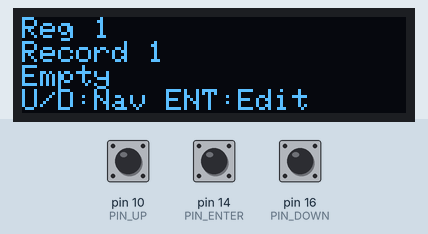
Simulated run of this sketch. Board: Arduino Leonardo, built with avr-gcc and run on an emulated ATmega32U4. Parts: 128×32 one-colour display. The test bench sets the inputs (shaded band); at power-on: pin 14 (PIN_ENTER) HIGH, pin 10 (PIN_UP) HIGH, pin 16 (PIN_DOWN) HIGH. Random numbers use the default seed unless the sketch sets one; EEPROM starts erased; USB keyboard and mouse output is not drawn; what the sketch prints to the serial monitor is not drawn.

Above: at 5.4 s.
5.5 s: pin 14 (PIN_ENTER) pulled LOW for 0.15 s
At 6.2 s:
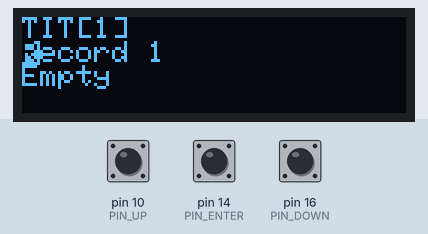
7.2 s: pin 10 (PIN_UP) pulled LOW for 1 s
At 9.3 s:
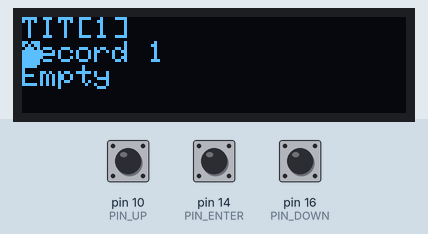
9.7 s: pin 16 (PIN_DOWN) pulled LOW for 3.2 s
At 14.1 s:
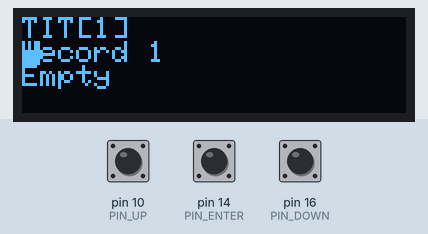
14.4 s: pin 16 (PIN_DOWN) pulled LOW for 1 s
At 16.0 s:
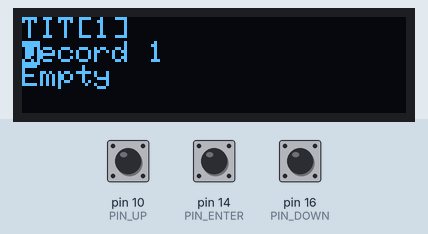
16.9 s: pin 10 (PIN_UP) pulled LOW for 3.2 s
At 17.49 s:
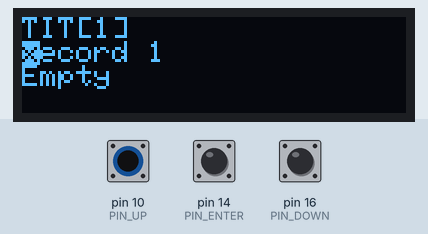
21.6 s: pin 16 (PIN_DOWN) pulled LOW for 0.15 s
At 23.1 s:
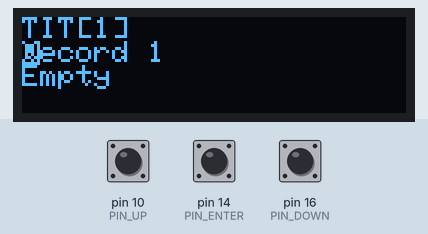

The sketch:

KeyVault_V5c.ino
```cpp
// =============================================
// KEYVAULT - GESTOR DE CONTRASEÑAS
// Versión: v3.8
// =============================================

#define COMPILATION_NAME "KeyVault"
#define COMPILATION_DATE __DATE__
#define COMPILATION_TIME __TIME__
#define COMPILATION_VERSION "v3.8"

// Librerías
#include <Wire.h>
#include <Adafruit_SSD1306.h>
#include <EEPROM.h>
#include <Keyboard.h>
#include <avr/pgmspace.h>
#include "TramasMicros2.h"

// Configuración OLED
#define OLED_W 128
#define OLED_H 32
#define OLED_ADDR 0x3C
Adafruit_SSD1306 display(OLED_W, OLED_H, &Wire);

// Pines de botones
static const uint8_t PIN_UP = 10;
static const uint8_t PIN_DOWN = 16;
static const uint8_t PIN_ENTER = 14;

// Configuración general
static const uint8_t TOTAL_RECORDS = 4;
static const uint8_t MAX_TITLE_LEN = 32;
static const uint8_t MAX_CONTENT_LEN = 128;

// Estados de menú
enum MenuMode { MODE_VIEW,
                MODE_EDIT,
                MODE_CONFIRM,
                MODE_CONFIG,
                MODE_UNSAVED };
static uint8_t menuMode = MODE_VIEW;

// Campos de edición
static const uint8_t FIELD_TITLE = 0;
static const uint8_t FIELD_CONTENT = 1;

// Tiempos (en microsegundos)
static const unsigned long T_VIEW_MSG = 1200000;     // 1.2s
static const unsigned long T_LONG_PRESS = 2000000;   // 2s
static const unsigned long T_TIMEOUT = 30000000;     // 30s
static const unsigned long T_DEBOUNCE = 30000;       // 30ms
static const unsigned long T_REPT_START = 400000;    // 400ms
static const unsigned long T_REPT_FAST = 40000;      // 40ms
static const unsigned long T_SIMULT_PRESS = 300000;  // 300ms

// EEPROM Layout
static const uint8_t EE_MAGIC0 = 0;
static const uint8_t EE_MAGIC1 = 1;
static const uint8_t EE_MAGIC2 = 2;
static const uint8_t EE_MAGIC3 = 3;
static const uint8_t EE_VER = 4;
static const uint8_t EE_ACTIVE = 6;
static const uint8_t EE_STATE_CRC = 7;

static const uint8_t EE_MAGIC_VAL[4] = { 'K', 'V', '3', '4' };
static const uint8_t EE_VER_VAL = 1;
static const uint16_t EE_DATA_START = 16;
static const uint16_t RECORD_EE_SIZE = (MAX_TITLE_LEN + 1) + (MAX_CONTENT_LEN + 1) + 1;

static const char CHAR_MIN = 32;
static const char CHAR_MAX = 126;

// -----------------------------------------------------------------------------
// Estructuras
// -----------------------------------------------------------------------------
struct DataRecord {
  char header[MAX_TITLE_LEN + 1];
  char details[MAX_CONTENT_LEN + 1];
  bool dirty;
};

struct Button {
  bool raw = false;
  bool state = false;
  bool pressed = false;
  bool released = false;
  bool longFired = false;
  unsigned long lastChange = 0;  // En micros()
  unsigned long pressTime = 0;   // En micros()
  unsigned long lastRepeat = 0;  // En micros()
  bool simultaneousPressStarted = false;
};

// -----------------------------------------------------------------------------
// Variables globales
// -----------------------------------------------------------------------------
DataRecord dataset[TOTAL_RECORDS];
uint8_t activeRecord = 0;
uint8_t editField = FIELD_TITLE;
uint8_t cursorPos = 0;

bool displaySleeping = false;
bool refreshNeeded = true;
bool showSavedMsg = false;  // Para mensaje de guardado

TramaTiempo tramaDisplay;  // Para tareas periódicas

Button bUp, bDown, bEnter;

// -----------------------------------------------------------------------------
// Funciones Auxiliares
// -----------------------------------------------------------------------------
static uint8_t crc8(const uint8_t *data, uint16_t len) {
  uint8_t crc = 0xFF;
  for (uint16_t i = 0; i < len; i++) {
    crc ^= data[i];
    for (uint8_t b = 0; b < 8; b++) {
      if (crc & 0x80) crc = (crc << 1) ^ 0x31;
      else crc = (crc << 1);
    }
  }
  return crc;
}

static uint8_t stateCRC(uint8_t ar) {
  uint8_t buf[1] = { ar };
  return crc8(buf, 1);
}

static uint8_t recordCRC(uint8_t idx) {
  return crc8((uint8_t *)&dataset[idx], (MAX_TITLE_LEN + 1 + MAX_CONTENT_LEN + 1));
}

static uint16_t recordAddr(uint8_t idx) {
  return EE_DATA_START + (uint16_t)idx * RECORD_EE_SIZE;
}

static uint8_t activeFieldMax() {
  return (editField == FIELD_TITLE) ? MAX_TITLE_LEN : MAX_CONTENT_LEN;
}

static char &activeChar() {
  if (editField == FIELD_TITLE) return dataset[activeRecord].header[cursorPos];
  else return dataset[activeRecord].details[cursorPos];
}

// -----------------------------------------------------------------------------
// Generación de contraseñas
// -----------------------------------------------------------------------------
#include <stdlib.h>
#include <time.h>

void generateRandomPassword(char *password, uint8_t length) {
  const char charset[] = "abcdefghijklmnopqrstuvwxyzABCDEFGHIJKLMNOPQRSTUVWXYZ0123456789!@#$%^&*()_+-=[]{}|;:,.<>?";
  for (uint8_t i = 0; i < length; i++) password[i] = charset[rand() % (sizeof(charset) - 1)];
  password[length] = '\0';
}

// -----------------------------------------------------------------------------
// EEPROM
// -----------------------------------------------------------------------------
static void writeStateToEEPROM() {
  for (uint8_t i = 0; i < 4; i++) EEPROM.update(EE_MAGIC0 + i, EE_MAGIC_VAL[i]);
  EEPROM.update(EE_VER, EE_VER_VAL);
  EEPROM.update(EE_ACTIVE, activeRecord);
  EEPROM.update(EE_STATE_CRC, stateCRC(activeRecord));
}

static void loadRecord(uint8_t idx) {
  uint16_t addr = recordAddr(idx);
  for (uint8_t i = 0; i <= MAX_TITLE_LEN; i++) dataset[idx].header[i] = (char)EEPROM.read(addr + i);
  uint16_t cAddr = addr + MAX_TITLE_LEN + 1;
  for (uint8_t i = 0; i <= MAX_CONTENT_LEN; i++) dataset[idx].details[i] = (char)EEPROM.read(cAddr + i);
  uint8_t storedCRC = EEPROM.read(cAddr + MAX_CONTENT_LEN + 1);
  if (storedCRC != recordCRC(idx)) {
    strcpy(dataset[idx].header, "Error Datos");
    strcpy(dataset[idx].details, "Vacio");
  }
  dataset[idx].dirty = false;
}

static void saveRecord(uint8_t idx) {
  uint16_t addr = recordAddr(idx);
  for (uint8_t i = 0; i <= MAX_TITLE_LEN; i++) EEPROM.update(addr + i, dataset[idx].header[i]);
  uint16_t cAddr = addr + MAX_TITLE_LEN + 1;
  for (uint8_t i = 0; i <= MAX_CONTENT_LEN; i++) EEPROM.update(cAddr + i, dataset[idx].details[i]);
  EEPROM.update(cAddr + MAX_CONTENT_LEN + 1, recordCRC(idx));
  dataset[idx].dirty = false;
}

// -----------------------------------------------------------------------------
// Keyboard
// -----------------------------------------------------------------------------
static void sendChar(char c) {
  Keyboard.print(c);
}

static void sendRecord(uint8_t idx) {
  const char *s = dataset[idx].details;
  for (uint16_t i = 0; s[i] != '\0'; i++) {
    sendChar(s[i]);
    delay(10);
  }
}

// -----------------------------------------------------------------------------
// Input
// -----------------------------------------------------------------------------
static void pollButton(Button &b, uint8_t pin) {
  bool raw = (digitalRead(pin) == LOW);
  unsigned long now = micros();
  b.pressed = false;
  b.released = false;

  if (raw != b.raw) {
    b.raw = raw;
    b.lastChange = now;
  }
  if ((now - b.lastChange) >= T_DEBOUNCE && raw != b.state) {
    b.state = raw;
    if (raw) {
      b.pressed = true;
      b.pressTime = now;
      b.longFired = false;
      b.lastRepeat = now;
      if (!b.simultaneousPressStarted) b.simultaneousPressStarted = true;
    } else {
      b.released = true;
      b.simultaneousPressStarted = false;
    }
    refreshNeeded = true;
  }
}

static bool checkRepeat(Button &b) {
  if (!b.state) return false;
  unsigned long now = micros();
  unsigned long held = now - b.pressTime;
  if (held < T_REPT_START) return false;

  uint16_t interval = (held < 2000000) ? 120000 : T_REPT_FAST;
  if (now - b.lastRepeat >= interval) {
    b.lastRepeat = now;
    refreshNeeded = true;
    return true;
  }
  return false;
}

// -----------------------------------------------------------------------------
// Display
// -----------------------------------------------------------------------------
static void printWindowed(const char *str, uint8_t cursorP, bool showCursor) {
  uint8_t charsPerLine = OLED_W / 6;
  uint8_t winStart = (showCursor) ? ((cursorP / charsPerLine) * charsPerLine) : 0;
  for (uint8_t i = 0; i < charsPerLine; i++) {
    uint8_t pos = winStart + i;
    if (str[pos] != '\0') display.write(str[pos]);
    else if (showCursor && pos < activeFieldMax()) display.write(' ');
    else display.write('\0');
  }
}

static void updateDisplay() {
  if (displaySleeping || !refreshNeeded) return;
  display.clearDisplay();
  display.setCursor(0, 0);

  if (showSavedMsg) display.println(F("\n >> Guardado! <<"));
  else {
    switch (menuMode) {
      case MODE_VIEW:
        display.print(F("Reg "));
        display.print(activeRecord + 1);
        if (dataset[activeRecord].dirty) display.print('*');
        display.println();
        printWindowed(dataset[activeRecord].header, 0, false);
        display.println();
        printWindowed(dataset[activeRecord].details, 0, false);
        display.println(F("U/D:Nav ENT:Edit"));
        break;

      case MODE_EDIT:
        {
          display.print(editField == FIELD_TITLE ? F("TIT[") : F("CON["));
          display.print(cursorPos + 1);
          display.println(']');
          printWindowed(dataset[activeRecord].header, cursorPos, editField == FIELD_TITLE);
          display.setCursor(0, 16);
          printWindowed(dataset[activeRecord].details, cursorPos, editField == FIELD_CONTENT);
          uint8_t cx = (cursorPos % (OLED_W / 6)) * 6;
          uint8_t cy = (editField == FIELD_TITLE) ? 8 : 16;
          display.fillRect(cx, cy, 6, 8, SSD1306_INVERSE);
          break;
        }

      case MODE_CONFIRM:
        display.println(F("Guardar cambios?"));
        display.println(F(" UP : SI"));
        display.println(F(" DN : NO"));
        break;

      case MODE_CONFIG:
        display.println(F("== Idioma =="));
        display.println(F("No disponible"));
        break;

      case MODE_UNSAVED:
        display.println(F("! Datos sin guardar !"));
        display.println(F(" UP : Guardar ahora"));
        display.println(F(" DN : Descartar"));
        break;
    }
  }
  display.display();
  refreshNeeded = false;
}

// -----------------------------------------------------------------------------
// Funciones de TramasMicros2 por modo
// -----------------------------------------------------------------------------
void tareaModoView() {
  unsigned long now = micros();
  static unsigned long lastInteraction = 0;

  if (bUp.pressed || bDown.pressed || bEnter.pressed) {
    lastInteraction = now;
    if (displaySleeping) {
      display.ssd1306_command(SSD1306_DISPLAYON);
      displaySleeping = false;
      refreshNeeded = true;
    }
  }

  if ((now - lastInteraction) > T_TIMEOUT) {
    if (menuMode != MODE_VIEW) {
      if (dataset[activeRecord].dirty && menuMode != MODE_UNSAVED) {
        menuMode = MODE_UNSAVED;
        lastInteraction = now;
        refreshNeeded = true;
      } else {
        loadRecord(activeRecord);
        menuMode = MODE_VIEW;
        display.ssd1306_command(SSD1306_DISPLAYOFF);
        displaySleeping = true;
      }
    } else {
      display.ssd1306_command(SSD1306_DISPLAYOFF);
      displaySleeping = true;
    }
  }
  updateDisplay();
}

void tareaModoEdit() {
  updateDisplay();
}
void tareaModoConfirm() {
  updateDisplay();
}
void tareaModoConfig() {
  updateDisplay();
}
void tareaModoUnsaved() {
  updateDisplay();
}

// -----------------------------------------------------------------------------
// Lógica Principal
// -----------------------------------------------------------------------------
void wakeDisplay() {
  if (displaySleeping) {
    display.ssd1306_command(SSD1306_DISPLAYON);
    displaySleeping = false;
    refreshNeeded = true;
  }
}

void handleInput() {
  if (showSavedMsg) return;
  unsigned long now = micros();

  if ((bUp.pressed || bDown.pressed || bEnter.pressed) && displaySleeping) {
    wakeDisplay();
    return;
  }

  if (bUp.pressed || bDown.pressed || bEnter.pressed) {
    switch (menuMode) {
      case MODE_VIEW: tramaDisplay.fun(tareaModoView); break;
      case MODE_EDIT: tramaDisplay.fun(tareaModoEdit); break;
      case MODE_CONFIRM: tramaDisplay.fun(tareaModoConfirm); break;
      case MODE_CONFIG: tramaDisplay.fun(tareaModoConfig); break;
      case MODE_UNSAVED: tramaDisplay.fun(tareaModoUnsaved); break;
    }
    tramaDisplay.setInterval(100000);
    tramaDisplay.reset();
  }

  switch (menuMode) {
    case MODE_VIEW:
      if (bUp.pressed) {
        activeRecord = (activeRecord + 1) % TOTAL_RECORDS;
        loadRecord(activeRecord);
      }
      if (bDown.pressed) {
        activeRecord = (activeRecord > 0) ? activeRecord - 1 : TOTAL_RECORDS - 1;
        loadRecord(activeRecord);
      }
      if (bEnter.released && !bEnter.longFired) {
        menuMode = MODE_EDIT;
        editField = FIELD_TITLE;
        cursorPos = 0;
      }
      if (bEnter.state && !bEnter.longFired && (now - bEnter.pressTime > T_LONG_PRESS)) {
        bEnter.longFired = true;
        sendRecord(activeRecord);
      }
      break;

    case MODE_EDIT:
      if (editField == FIELD_CONTENT && bUp.simultaneousPressStarted && bDown.simultaneousPressStarted) {
        unsigned long simultaneousPressTime = now - bUp.pressTime;
        if (simultaneousPressTime >= T_SIMULT_PRESS && !bUp.longFired && !bDown.longFired) {
          generateRandomPassword(dataset[activeRecord].details, MAX_CONTENT_LEN);
          cursorPos = strlen(dataset[activeRecord].details);
          dataset[activeRecord].dirty = true;
          refreshNeeded = true;
          bUp.longFired = true;
          bDown.longFired = true;
        }
      }

      if (bUp.pressed || checkRepeat(bUp)) {
        if (activeChar() < CHAR_MAX) activeChar()++;
        else activeChar() = CHAR_MIN;
        dataset[activeRecord].dirty = true;
      }
      if (bDown.pressed || checkRepeat(bDown)) {
        if (activeChar() > CHAR_MIN) activeChar()--;
        else activeChar() = CHAR_MAX;
        dataset[activeRecord].dirty = true;
      }
      if (bEnter.released && !bEnter.longFired) {
        if (cursorPos < activeFieldMax() - 1) cursorPos++;
        else if (editField == FIELD_TITLE) {
          editField = FIELD_CONTENT;
          cursorPos = 0;
        } else menuMode = MODE_CONFIRM;
      }
      if (bEnter.state && !bEnter.longFired && (now - bEnter.pressTime > T_LONG_PRESS)) {
        bEnter.longFired = true;
        if (editField == FIELD_TITLE) {
          editField = FIELD_CONTENT;
          cursorPos = 0;
        } else menuMode = MODE_CONFIRM;
      }
      break;

    case MODE_CONFIRM:
      if (bUp.pressed) {
        saveRecord(activeRecord);
        showSavedMsg = true;
        tramaDisplay.fun(tareaModoConfirm);  // Usar función predefinida
        tramaDisplay.setInterval(100000);
        tramaDisplay.reset();
        menuMode = MODE_VIEW;
        writeStateToEEPROM();
      }
      if (bDown.pressed) menuMode = MODE_EDIT;
      break;

    case MODE_CONFIG:
      if (bEnter.pressed) menuMode = MODE_VIEW;
      break;
    case MODE_UNSAVED:
      if (bUp.pressed) {
        saveRecord(activeRecord);
        menuMode = MODE_VIEW;
        writeStateToEEPROM();
      }
      if (bDown.pressed) {
        loadRecord(activeRecord);
        menuMode = MODE_VIEW;
      }
      break;
  }
}

// -----------------------------------------------------------------------------
// setup() y loop() finales
// -----------------------------------------------------------------------------
void setup() {
  delay(500);
  Serial.begin(115200);

  // Mensaje al arrancar
  Serial.println(F("---"));
  Serial.print(F(COMPILATION_NAME));
  Serial.print(F(" "));
  Serial.print(F(COMPILATION_DATE));
  Serial.print(F(" "));
  Serial.print(F(COMPILATION_TIME));
  Serial.print(F(" "));
  Serial.println(F(COMPILATION_VERSION));
  Serial.println(F("Inicializando..."));
  Serial.println(F(" "));

  delay(8);

  pinMode(PIN_UP, INPUT_PULLUP);
  pinMode(PIN_DOWN, INPUT_PULLUP);
  pinMode(PIN_ENTER, INPUT_PULLUP);

  Wire.begin();
  Wire.setClock(400000);

  // if (display.begin(SSD1306_SWITCHCAPVCC, OLED_ADDR)) {
  //   display.clearDisplay();
  //   display.setTextSize(1);
  //   display.setTextColor(SSD1306_WHITE);
  //   display.setCursor(0, 0);
  //   display.println(F(COMPILATION_NAME));
  //   display.println(F(COMPILATION_VERSION));
  //   display.display();
  //   delay(1000);
  //   Serial.println(F(" Pantalla iniciada"));
  //   delay(500);
  // } else {
  //   Serial.println(F("no se ha detectado la pantalla"));
  //   delay(300);
  // }
  if (display.begin(SSD1306_SWITCHCAPVCC, OLED_ADDR)) {
    Serial.println(F("✅ Pantalla OLED detectada y inicializada correctamente"));
    display.clearDisplay();
    display.setTextSize(1);
    display.setTextColor(SSD1306_WHITE);
    display.setCursor(0, 0);
    display.println(F(COMPILATION_NAME));
    display.println(F(COMPILATION_VERSION));
    display.display();
    delay(1000);
    Serial.println(F(" Pantalla iniciada"));
    delay(500);
  } else {
    Serial.println(F("❌ Error: Pantalla OLED no detectada"));
    //while (1)
    //  ;  // Detener el programa si falla
  }

  // if (!display.begin(SSD1306_SWITCHCAPVCC, OLED_ADDR)) {
  //     Serial.println(F("❌ Pantalla OLED NO DETECTADA en 0x3C"));
  //     Serial.println(F("   Intentando con dirección 0x3D..."));

  //     if (!display.begin(SSD1306_SWITCHCAPVCC, 0x3D)) {
  //       Serial.println(F("❌ Pantalla OLED NO DETECTADA en 0x3D"));
  //       Serial.println(F("   Verifica las conexiones I2C (SDA/SCL) y la alimentación."));
  //       while (1);  // Detener el programa
  //     } else {
  //       Serial.println(F("✅ Pantalla OLED detectada en 0x3D"));
  //       OLED_ADDR = 0x3D;  // Actualizar la dirección si se detectó en 0x3D
  //     }
  //   } else {
  //     Serial.println(F("✅ Pantalla OLED detectada en 0x3C"));
  //   }

  Keyboard.begin();
  randomSeed(analogRead(0));

  bool valid = true;
  for (uint8_t i = 0; i < 4; i++) {
    if (EEPROM.read(EE_MAGIC0 + i) != EE_MAGIC_VAL[i]) valid = false;
  }

  if (!valid) {
    activeRecord = 0;
    writeStateToEEPROM();
    for (uint8_t i = 0; i < TOTAL_RECORDS; i++) {
      sprintf(dataset[i].header, "Record %d", i + 1);
      sprintf(dataset[i].details, "Empty");
      saveRecord(i);
    }
  } else {
    activeRecord = EEPROM.read(EE_ACTIVE);
    if (activeRecord >= TOTAL_RECORDS) activeRecord = 0;
    loadRecord(activeRecord);
  }

  tramaDisplay = TramaTiempo(100000, tareaModoView);
  Serial.println(F("KeyVault listo para usar."));
  Serial.println(F("--------------------------------"));
}

void loop() {
  pollButton(bUp, PIN_UP);
  pollButton(bDown, PIN_DOWN);
  pollButton(bEnter, PIN_ENTER);
  handleInput();
  tramaDisplay.check();
}
```

Source omitted: TramasMicros2.cpp (1188 bytes), TramasMicros2.h (698 bytes)

Measured:
- after the input at 5.5 s, the display: changes after 0.25 s (image 1)
- after the input at 7.2 s, the display: first changes after 0.15 s (image 2 shows a later state)
- after the input at 9.7 s, the display: first changes after 0.15 s (image 3 shows a later state)
- after the input at 14.4 s, the display: first changes after 0.15 s (image 4 shows a later state)
- after the input at 16.9 s, the display: first changes after 0.15 s (image 5 shows a later state)
- after the input at 21.6 s, the display: changes after 0.15 s (image 6)
